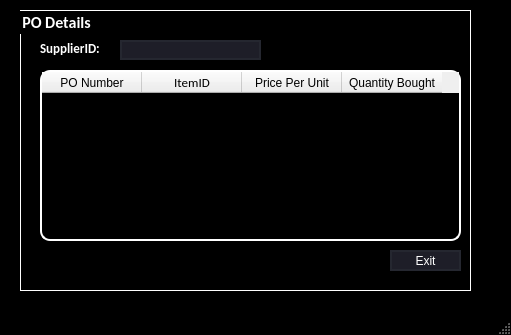
<?xml version="1.0" encoding="UTF-8"?>
<ui version="4.0">
 <class>MainWindow</class>
 <widget class="QMainWindow" name="MainWindow">
  <property name="geometry">
   <rect>
    <x>0</x>
    <y>0</y>
    <width>511</width>
    <height>335</height>
   </rect>
  </property>
  <property name="windowTitle">
   <string>MainWindow</string>
  </property>
  <property name="styleSheet">
   <string notr="true">QMainWindow{
	background-color: rgb(0,0,0);
}

QMenuBar{
background-color: rgb(0,0,0);
}</string>
  </property>
  <widget class="QWidget" name="centralwidget">
   <widget class="QGroupBox" name="groupBox">
    <property name="geometry">
     <rect>
      <x>20</x>
      <y>10</y>
      <width>451</width>
      <height>281</height>
     </rect>
    </property>
    <property name="font">
     <font>
      <family>Calibri</family>
      <pointsize>12</pointsize>
      <weight>75</weight>
      <bold>true</bold>
     </font>
    </property>
    <property name="styleSheet">
     <string notr="true">QGroupBox {
    background-color: rgb(0,0,0);
    border: 1px solid white;
    color: white; 
}</string>
    </property>
    <property name="title">
     <string>PO Details</string>
    </property>
    <widget class="QTableWidget" name="viewOrderTable">
     <property name="geometry">
      <rect>
       <x>20</x>
       <y>60</y>
       <width>421</width>
       <height>171</height>
      </rect>
     </property>
     <property name="font">
      <font>
       <family>Calibri</family>
       <pointsize>10</pointsize>
       <weight>75</weight>
       <bold>true</bold>
      </font>
     </property>
     <property name="styleSheet">
      <string notr="true">QTableWidget{
	background-color: rgb(0,0,0);
	gridline-color: rgb(255, 255, 255);
	color: rgb(255,255,255);
	border-radius: 10px;
	border: 2px solid rgb(255,255,255);
	selection-background-color: rgb(46, 46, 62);
}</string>
     </property>
     <column>
      <property name="text">
       <string>PO Number</string>
      </property>
     </column>
     <column>
      <property name="text">
       <string>ItemID</string>
      </property>
      <property name="font">
       <font>
        <family>Calibri</family>
        <pointsize>10</pointsize>
        <weight>50</weight>
        <bold>false</bold>
       </font>
      </property>
     </column>
     <column>
      <property name="text">
       <string>Price Per Unit</string>
      </property>
     </column>
     <column>
      <property name="text">
       <string>Quantity Bought</string>
      </property>
     </column>
    </widget>
    <widget class="QLabel" name="label_2">
     <property name="geometry">
      <rect>
       <x>20</x>
       <y>30</y>
       <width>81</width>
       <height>16</height>
      </rect>
     </property>
     <property name="font">
      <font>
       <family>Calibri</family>
       <pointsize>10</pointsize>
       <weight>75</weight>
       <bold>true</bold>
      </font>
     </property>
     <property name="styleSheet">
      <string notr="true">QLabel{
	color: #FFF;
}</string>
     </property>
     <property name="text">
      <string>SupplierID:</string>
     </property>
    </widget>
    <widget class="QLineEdit" name="viewCustomerIDLine">
     <property name="geometry">
      <rect>
       <x>100</x>
       <y>30</y>
       <width>141</width>
       <height>20</height>
      </rect>
     </property>
     <property name="styleSheet">
      <string notr="true">QLineEdit{
	border: 2px solid rgb(37, 39, 48);
	border-radius: 100px;
	color: #FFF;
	background-color: rgb(30, 30, 40);

}

QLineEdit:hover{
	border: 2px solid rgb(53, 53, 71)
}

QLineEdit: focus{
	border: 2px solid rgb(85, 170, 255);
}</string>
     </property>
    </widget>
    <widget class="QPushButton" name="viewExitButton">
     <property name="geometry">
      <rect>
       <x>370</x>
       <y>240</y>
       <width>71</width>
       <height>21</height>
      </rect>
     </property>
     <property name="styleSheet">
      <string notr="true">QPushButton{
	border: 2px solid rgb(37, 39, 48);
	border-radius: 100px;
	color: #FFF;
	background-color: rgb(30, 30, 40);
	
}

QPushButton:hover{
	border: 2px solid rgb(53, 53, 71)
}</string>
     </property>
     <property name="text">
      <string>Exit</string>
     </property>
    </widget>
   </widget>
  </widget>
  <widget class="QMenuBar" name="menubar">
   <property name="geometry">
    <rect>
     <x>0</x>
     <y>0</y>
     <width>511</width>
     <height>21</height>
    </rect>
   </property>
  </widget>
  <widget class="QStatusBar" name="statusbar"/>
 </widget>
 <resources/>
 <connections/>
</ui>
